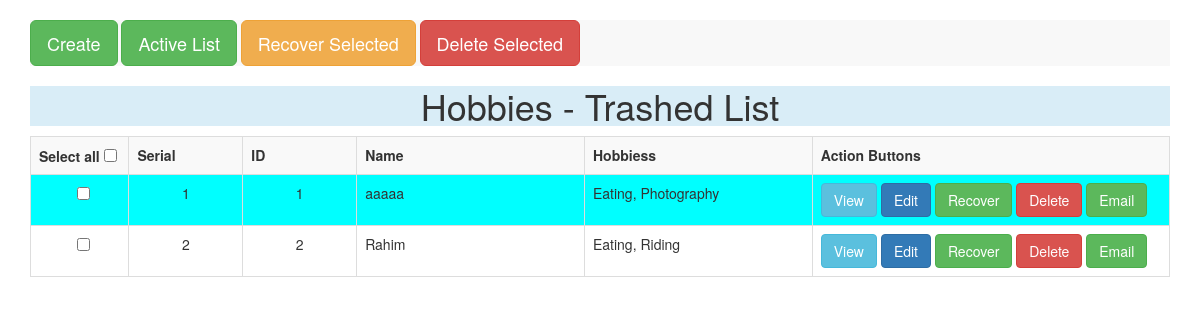
/views/SEID175166/Hobbies/trashed.php, run on the app's committed database.
### tables this page shows
CREATE TABLE `hobbies` (
  `id` int(13) NOT NULL,
  `name` varchar(100) NOT NULL,
  `hobbies` varchar(100) NOT NULL,
  `is_trashed` varchar(50) NOT NULL DEFAULT 'NO'
);

### src/BITM/SEID175166/Model/Database.php (called while the page is built, shortened)
<?php
class Database
{
    public function __construct()
    {
        try {
            $this->dbh = new PDO("mysql:host=localhost;dbname=atomic_project_b69", "root", "");
        } catch (PDOException $error) {
            echo $error->getMessage();
        }
    }
}

### src/BITM/SEID175166/Hobbies/Hobbies.php (called while the page is built, shortened)
<?php
class Hobbies extends Database
{
    public function trashed(){
        $sqlQuery = "SELECT * FROM hobbies WHERE is_trashed<>'NO'";
        $sth = $this->dbh->query($sqlQuery);
        $sth->setFetchMode(PDO::FETCH_OBJ);
        $allData = $sth->fetchAll();
        return $allData;
    }
}

### views/SEID175166/Hobbies/trashed.php (the view, shortened to what this page needs)
<?php
$obj = new Hobbies();
$allData  =  $obj->trashed();
?>
<!doctype html>
<html lang="en">
<head>
    <link rel="stylesheet" href="../../../resources/bootstrap-3.3.7-dist/css/bootstrap.min.css">
</head>
<body>
<div id="MessageShowDiv" style="height: 20px">
</div>
<div  class="container">
    <div class="nav navbar-default">
        <a href='create.php' class='btn btn-lg btn-success'>Create</a>
        <a href='index.php' class='btn btn-lg btn-success'>Active List</a>
        <button id="RecoverSelected" class='btn btn-lg btn-warning'>Recover Selected</button>
        <button id="DeleteSelected" class='btn btn-lg btn-danger'>Delete Selected</button>
    </div>
    <div class="bg-info text-center"><h1>Hobbies - Trashed List</h1></div>
    <table border="1px" class="table table-bordered table-striped">
        <tr>
            <th>Select all  <input id="select_all" type="checkbox"></th>
            <th> Serial </th>
            <th> ID </th>
            <th> Name </th>
            <th> Hobbiess </th>
            <th> Action Buttons </th>
        </tr>
        <form id="multiple" method="post">
        <?php
         $serial=1;
         foreach ($allData as $oneData){
             if($serial%2) $bgColor = "AQUA";
             else $bgColor = "#ffffff";
             echo "
                                  <tr  style='background-color: $bgColor'>
                                     <td style='padding-left: 4%'><input type='checkbox' class='checkbox' name='mark[]' value='$oneData->id'></td>
                                     <td style='width: 10%; text-align: center'>$serial</td>
                                     <td style='width: 10%; text-align: center'>$oneData->id</td>
                                     <td style='width: 20%;'>$oneData->name</td>
                                      <td style='width: 20%;'>$oneData->hobbies</td>
                                     <td>
                                       <a href='view.php?id=$oneData->id' class='btn btn-info'>View</a>
                                       <a href='edit.php?id=$oneData->id' class='btn btn-primary'>Edit</a>
                                       <a href='recover.php?id=$oneData->id' class='btn btn-success'>Recover</a>
                                       <a href='delete.php?id=$oneData->id' onclick='return doConfirm()' class='btn btn-danger'>Delete</a>
                                       <a href='email.php?id=$oneData->id' class='btn btn-success'>Email</a>
                                     </td>
                                  </tr>
                              ";
             $serial++;
         }
       ?>
 </form>
    </table>
</div>
</body>
</html>

### data on the page
hobbies: id "1", name "aaaaa", hobbies "Eating, Photography"
hobbies: id "2", name "Rahim", hobbies "Eating, Riding"
